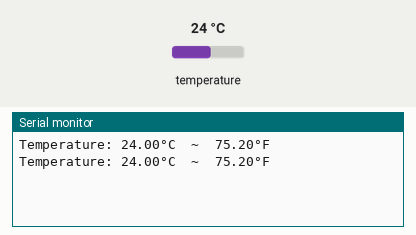
This sketch was run on a simulated Arduino Uno, built with avr-gcc and run on an emulated ATmega328P. Parts: the last lines printed to the serial monitor. The inputs (shaded band) are chosen by the test bench; at power-on: temperature 24 °C.

Above: at 3.3 s.
3.4 s: temperature set to 12 °C
At 4.7 s:
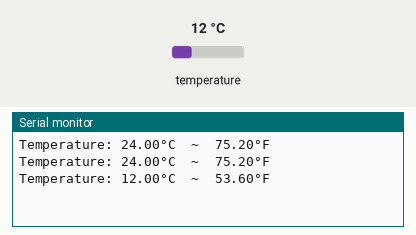
5.9 s: temperature set to 19 °C
At 7.2 s:
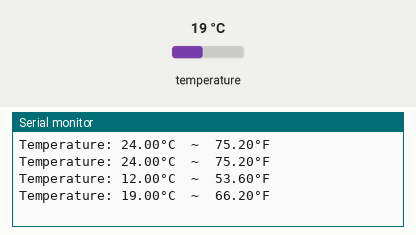
Timing chart, 0 to 8.9 s (numbered marks = the images above; inputs shaded):
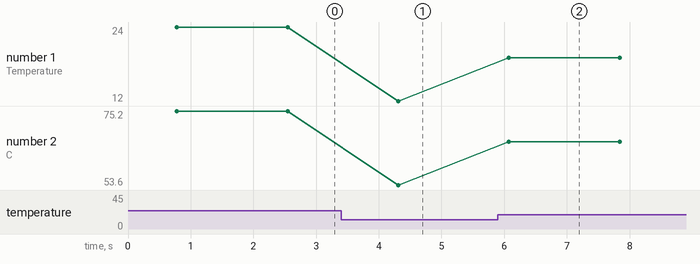

The sketch:

temperatura.ino
```cpp
#include <DallasTemperature.h>

#include <OneWire.h>

#define SENSOR_PIN  4 // pino de entrada de dados do sensor de temperatura

OneWire oneWire(SENSOR_PIN); //instancia o objeto onewire
DallasTemperature DS18B20(&oneWire); //cria o objeto de temperatura

float tempC; // temperature in Celsius
float tempF; // temperature in Fahrenheit

void setup() {
  Serial.begin(9600); // initialize serial
  DS18B20.begin();    // initialize the DS18B20 sensor
}

void loop() {
  DS18B20.requestTemperatures();       // envia o comando requerindo a temperatura do sensor
  tempC = DS18B20.getTempCByIndex(0);  //leitura da temperatura em celsius
  tempF = tempC * 9 / 5 + 32; // conversão de celsius para fahrenheit

  Serial.print("Temperature: ");
  Serial.print(tempC);    // print the temperature in °C
  Serial.print("°C");
  Serial.print("  ~  ");  // separator between °C and °F
  Serial.print(tempF);    // print the temperature in °F
  Serial.println("°F");

  delay(1000);
}
```

Measured:
- after the input at 3.4 s, the serial monitor: prints a new line after 0.91 s (image 1)
- after the input at 5.9 s, the serial monitor: prints a new line after 0.18 s (image 2)
- plotted number 1: 24 → 12 after the input at 3.4 s, 12 → 19 after the input at 5.9 s
- plotted number 2: 75.2 → 53.6 after the input at 3.4 s, 53.6 → 66.2 after the input at 5.9 s
